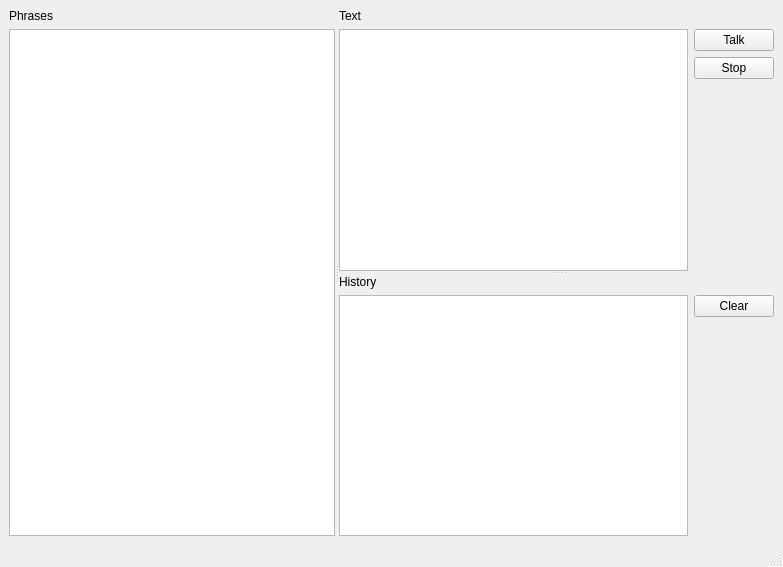
<?xml version="1.0" encoding="UTF-8"?>
<ui version="4.0">
 <class>MainWindow</class>
 <widget class="QMainWindow" name="MainWindow">
  <property name="geometry">
   <rect>
    <x>0</x>
    <y>0</y>
    <width>783</width>
    <height>567</height>
   </rect>
  </property>
  <property name="windowTitle">
   <string>Omilo android</string>
  </property>
  <property name="windowIcon">
   <iconset resource="resources.qrc">
    <normaloff>:/resources/audio.png</normaloff>:/resources/audio.png</iconset>
  </property>
  <widget class="QWidget" name="centralwidget">
   <layout class="QGridLayout" name="gridLayout">
    <item row="0" column="0">
     <widget class="QSplitter" name="splitter_2">
      <property name="orientation">
       <enum>Qt::Horizontal</enum>
      </property>
      <widget class="QWidget" name="layoutWidget">
       <layout class="QVBoxLayout" name="verticalLayout_5">
        <item>
         <widget class="QLabel" name="label_3">
          <property name="text">
           <string>Phrases</string>
          </property>
         </widget>
        </item>
        <item>
         <widget class="QListWidget" name="listWidget"/>
        </item>
       </layout>
      </widget>
      <widget class="QSplitter" name="splitter">
       <property name="orientation">
        <enum>Qt::Vertical</enum>
       </property>
       <widget class="QWidget" name="layoutWidget">
        <layout class="QVBoxLayout" name="verticalLayout_3">
         <item>
          <widget class="QLabel" name="label">
           <property name="text">
            <string>Text</string>
           </property>
          </widget>
         </item>
         <item>
          <layout class="QHBoxLayout" name="horizontalLayout">
           <item>
            <widget class="QTextEdit" name="textEdit"/>
           </item>
           <item>
            <layout class="QVBoxLayout" name="verticalLayout">
             <item>
              <widget class="QPushButton" name="talkButton">
               <property name="text">
                <string>Talk</string>
               </property>
              </widget>
             </item>
             <item>
              <widget class="QPushButton" name="stopButton">
               <property name="text">
                <string>Stop</string>
               </property>
              </widget>
             </item>
             <item>
              <spacer name="verticalSpacer">
               <property name="orientation">
                <enum>Qt::Vertical</enum>
               </property>
               <property name="sizeHint" stdset="0">
                <size>
                 <width>20</width>
                 <height>40</height>
                </size>
               </property>
              </spacer>
             </item>
            </layout>
           </item>
          </layout>
         </item>
        </layout>
       </widget>
       <widget class="QWidget" name="layoutWidget">
        <layout class="QVBoxLayout" name="verticalLayout_4">
         <item>
          <widget class="QLabel" name="label_2">
           <property name="text">
            <string>History</string>
           </property>
          </widget>
         </item>
         <item>
          <layout class="QHBoxLayout" name="horizontalLayout_2">
           <item>
            <widget class="QTextEdit" name="historyEdit">
             <property name="readOnly">
              <bool>true</bool>
             </property>
            </widget>
           </item>
           <item>
            <layout class="QVBoxLayout" name="verticalLayout_2">
             <item>
              <widget class="QPushButton" name="clearButton">
               <property name="text">
                <string>Clear</string>
               </property>
              </widget>
             </item>
             <item>
              <spacer name="verticalSpacer_2">
               <property name="orientation">
                <enum>Qt::Vertical</enum>
               </property>
               <property name="sizeHint" stdset="0">
                <size>
                 <width>20</width>
                 <height>40</height>
                </size>
               </property>
              </spacer>
             </item>
            </layout>
           </item>
          </layout>
         </item>
        </layout>
       </widget>
      </widget>
     </widget>
    </item>
   </layout>
  </widget>
  <widget class="QMenuBar" name="menubar">
   <property name="geometry">
    <rect>
     <x>0</x>
     <y>0</y>
     <width>783</width>
     <height>23</height>
    </rect>
   </property>
  </widget>
  <widget class="QStatusBar" name="statusbar"/>
 </widget>
 <resources>
  <include location="resources.qrc"/>
 </resources>
 <connections/>
</ui>
